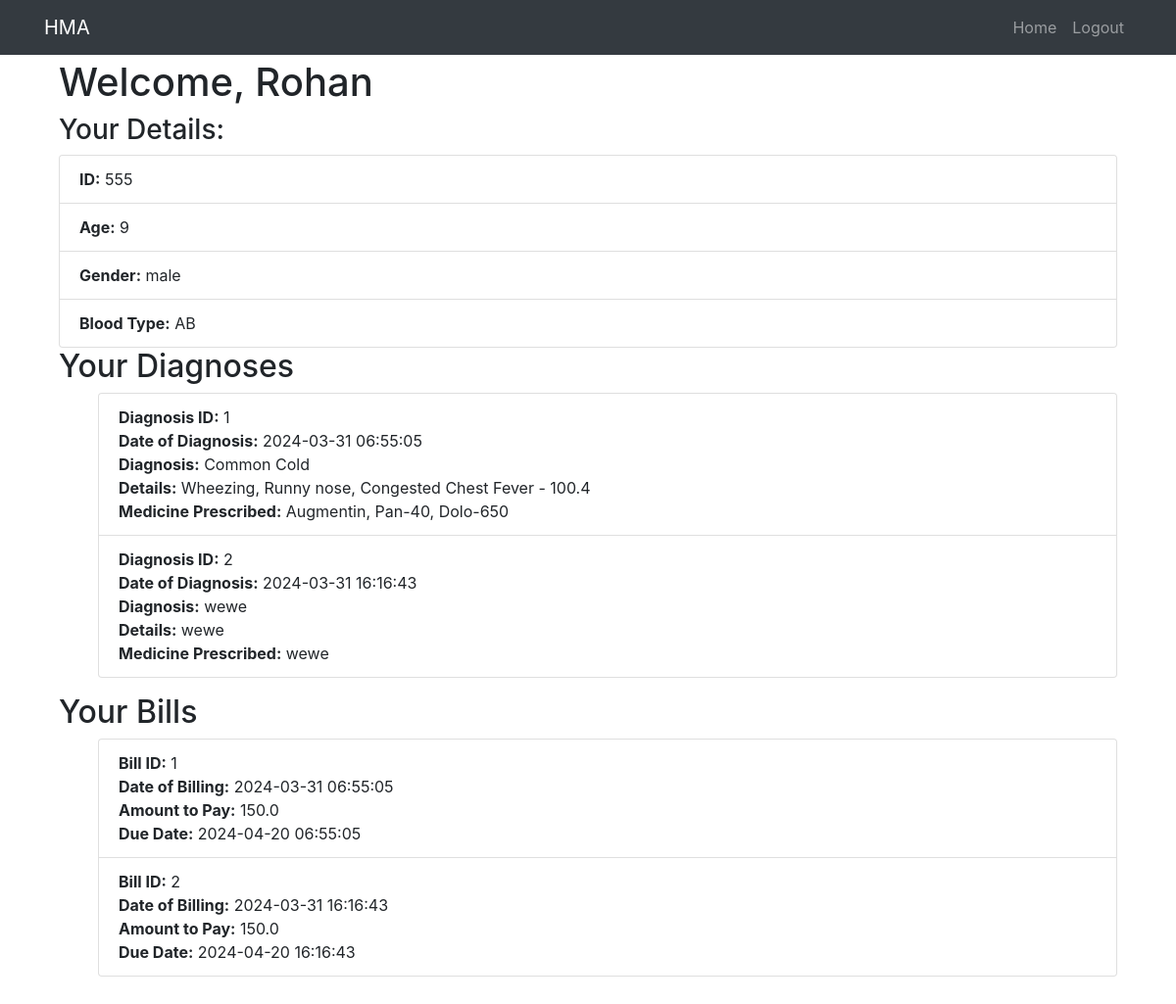
The app's page / (signed in) with its own data.
### website/models.py (models this page shows)
class Patient(db.Model, UserMixin):
    id = db.Column(db.Integer, primary_key=True)
    email = db.Column(db.String(150), unique=True)
    password = db.Column(db.String(150))
    first_name = db.Column(db.String(150))
    last_name = db.Column(db.String(150))
    date_of_birth = db.Column(db.Date)
    phone_number = db.Column(db.String(20))
    gender = db.Column(db.String(10))
    address = db.Column(db.String(255))
    blood_type = db.Column(db.String(10))
    diagnoses = db.relationship('Diagnosis', back_populates='patient', lazy=True)
    @hybrid_property
    def age(self):
        today = date.today()
        age = today.year - self.date_of_birth.year - ((today.month, today.day) < (self.date_of_birth.month, self.date_of_birth.day))
        return age

class Diagnosis(db.Model):
    id = db.Column(db.Integer, primary_key=True)
    date = db.Column(db.DateTime(timezone=True), default=func.now())
    diagnosis = db.Column(db.String(255))  # Field for diagnosis
    details = db.Column(db.String(1000))    # Field for additional details
    medicine_prescribed = db.Column(db.String(500))  # Field for prescribed medicine
    patient_id = db.Column(db.Integer, db.ForeignKey('patient.id'), nullable=False)
    doctor_id = db.Column(db.Integer, db.ForeignKey('doctor.id'), nullable=False)
    patient = db.relationship('Patient', back_populates='diagnoses')
    doctor = db.relationship('Doctor', back_populates='diagnoses')

class Bill(db.Model):
    id = db.Column(db.Integer, primary_key=True)
    amount = db.Column(db.Float, nullable=False)
    date = db.Column(db.DateTime(timezone=True), default=func.now())
    patient_id = db.Column(db.Integer, db.ForeignKey('patient.id'), nullable=False)
    doctor_id = db.Column(db.Integer, db.ForeignKey('doctor.id'), nullable=False)
    patient = db.relationship('Patient', foreign_keys=[patient_id], backref=db.backref('bills', lazy=True))
    doctor = db.relationship('Doctor', foreign_keys=[doctor_id], backref=db.backref('bills', lazy=True))
    @hybrid_property
    def due_date(self):
        return self.date + timedelta(days=20)

### website/views.py (the view, shortened to what this page needs)
@views.route('/', methods=['GET', 'POST'])
@login_required
def home():
    bills = []  # Initialize bills variable
    if current_user.__class__.__name__ == 'Doctor':
        diagnoses = Diagnosis.query.filter_by(doctor_id=current_user.id).all()
    elif current_user.__class__.__name__ == 'Patient':
        diagnoses = Diagnosis.query.filter_by(patient_id=current_user.id).all()
        bills = Bill.query.filter_by(patient_id=current_user.id).all()
    return render_template("home.html", diagnoses=diagnoses, bills=bills)

### website/__init__.py (called while the page is built)
def create_app():
    app = Flask(__name__)
    app.config['SECRET_KEY'] = 'hjshjhdjah kjshkjdhjs'
    app.config['SQLALCHEMY_DATABASE_URI'] = f'sqlite:///{DB_NAME}'
    db.init_app(app)
    from .views import views
    from .auth import auth
    from .models import Doctor, Patient, Diagnosis
    create_database(app)
    app.register_blueprint(views, url_prefix='/')
    app.register_blueprint(auth, url_prefix='/auth')    #for prefix you can set url like/auth/hello
    login_manager = LoginManager()
    login_manager.login_view = 'auth.sign_up_page' # Where to go if not logged in
    login_manager.init_app(app)               # Telling login manager which app to work in
    @login_manager.user_loader
    def load_user(id):
        return Doctor.query.get(int(id)) or Patient.query.get(int(id))
    return app

### website/templates/home.html (shortened to what this page needs)
{% extends "base.html" %}
{% block content %}
    <div class="container">
        {% if current_user.is_authenticated %}
            {% if current_user.__class__.__name__ == 'Doctor' %}
                <div class="row">
                    <div class="col-md-6">
                        <h1>Welcome, Dr. {{ current_user.first_name }}</h1>
                        <h3>Your Details:</h3>
                        <ul class="list-group">
                            <li class="list-group-item"><strong>ID:</strong> {{ current_user.id }}</li>
                            <li class="list-group-item"><strong>Age:</strong> {{ current_user.age }}</li>
                            <li class="list-group-item"><strong>Gender:</strong> {{ current_user.gender }}</li>
                            <li class="list-group-item"><strong>Specialization:</strong> {{ current_user.specialization }}</li>
                        </ul>
                    </div>
                    <div class="col-md-6">
                        <h2>Input Diagnosis Data</h2>
                        <form method="POST">
                            <div class="form-group">
                                <label for="patientId">Patient ID</label>
                                <input type="text" class="form-control" id="patientId" name="patientId" placeholder="Enter patient ID">
                            </div>
                            <div class="form-group">
                                <label for="diagnosis">Diagnosis</label>
                                <input type="text" class="form-control" id="diagnosis" name="diagnosis" placeholder="Enter diagnosis">
                            </div>
                            <div class="form-group">
                                <label for="details">Details</label>
                                <textarea class="form-control" id="details" name="details" rows="3" placeholder="Enter additional details"></textarea>
                            </div>
                            <div class="form-group">
                                <label for="medicine">Medicine Prescribed</label>
                                <input type="text" class="form-control" id="medicine" name="medicine" placeholder="Enter prescribed medicine">
                            </div>
                            <button type="submit" class="btn btn-primary">Submit Diagnosis</button>
                        </form>
                    </div>
                </div>
                <div class="row mt-5">
                    <div class="col-md-12">
                        <h2>Existing Diagnoses</h2>
                        <ul class="list-group">
                            {% for diagnosis in diagnoses %}
                                <li class="list-group-item">
                                    <strong>Diagnosis ID:</strong> {{ diagnosis.id }}<br>
                                    <strong>Date of Diagnosis:</strong> {{ diagnosis.date }}<br>
                                    <strong>Patient Name:</strong>{{ diagnosis.patient.first_name }} {{ diagnosis.patient.last_name }}<br>
                                    <strong>Diagnosis:</strong> {{ diagnosis.diagnosis }}<br>
                                    <strong>Details:</strong> {{ diagnosis.details }}<br>
                                    <strong>Medicine Prescribed:</strong> {{ diagnosis.medicine_prescribed }}
                                </li>
                            {% endfor %}
                        </ul>
                    </div>
                </div>
            {% elif current_user.__class__.__name__ == 'Patient' %}
                <h1>Welcome, {{ current_user.first_name }}</h1>
                <h3>Your Details:</h3>
                <ul class="list-group">
                    <li class="list-group-item"><strong>ID:</strong> {{ current_user.id }}</li>
                    <li class="list-group-item"><strong>Age:</strong> {{ current_user.age }}</li>
                    <li class="list-group-item"><strong>Gender:</strong> {{ current_user.gender }}</li>
                    <li class="list-group-item"><strong>Blood Type:</strong> {{ current_user.blood_type }}</li>
                </ul>
                <h2>Your Diagnoses</h2>
                <ul>
                    {% for diagnosis in diagnoses %}
                        <li class="list-group-item">
                            <strong>Diagnosis ID:</strong> {{ diagnosis.id }}<br>
                            <strong>Date of Diagnosis:</strong> {{ diagnosis.date }}<br>
                            <strong>Diagnosis:</strong> {{ diagnosis.diagnosis }}<br>
                            <strong>Details:</strong> {{ diagnosis.details }}<br>
                            <strong>Medicine Prescribed:</strong> {{ diagnosis.medicine_prescribed }}
                        </li>
                    {% endfor %}
                </ul>
                <h2>Your Bills</h2>
                <ul>
                    {% for bill in bills %}
                        <li class="list-group-item">
                            <strong>Bill ID:</strong> {{ bill.id }}<br>
                            <strong>Date of Billing:</strong> {{ bill.date }}<br>
                            <strong>Amount to Pay:</strong> {{ bill.amount }}<br>
                            <strong>Due Date:</strong> {{ bill.due_date }}<br>
                        </li>
                    {% endfor %}
                </ul>
            {% endif %}
        {% else %}
            <p>Please login to view content.</p>
        {% endif %}
    </div>
{% endblock %}

### website/templates/base.html (shortened to what this page needs)
<!DOCTYPE html>
<html lang="en">
<head>
    <link rel="stylesheet" href="https://stackpath.bootstrapcdn.com/bootstrap/4.4.1/css/bootstrap.min.css">
    <link rel="stylesheet" href="https://stackpath.bootstrapcdn.com/font-awesome/4.7.0/css/font-awesome.min.css">
</head>
<body>
    <nav class="navbar navbar-expand-lg navbar-dark bg-dark fixed-top">
        <div class="container">
            <a class="navbar-brand" href="/">HMA</a>
            <div class="collapse navbar-collapse" id="navbar">
                <div class="navbar-nav ml-auto">
                    {% if current_user.is_authenticated %}
                    <a class="nav-item nav-link" href="/">Home</a>
                    <a class="nav-item nav-link" id="logout" href="/auth/logout">Logout</a>
                    {% else %}
                    <a class="nav-item nav-link" href="/auth/emp_login">Employee Login</a>
                    <a class="nav-item nav-link" href="/auth/pat_login">Patient Login</a>
                    <a class="nav-item nav-link" href="/auth/sign-up">Sign Up</a>
                    {% endif %}
                </div>
            </div>
        </div>
    </nav>
    <div class="container">
        {% block content %} {% endblock %}
    </div>
</body>
</html>

### website/templates/base.html (style rules this page uses)
body { padding-top: 60px; padding-bottom: 60px; }
.navbar { margin-bottom: 20px; }

### records on screen
Patient: first_name "Rohan", id "555", age "9", gender "male", blood_type "AB"
Diagnosis: id "1", date "2024-03-31 06:55:05", diagnosis "Common Cold", details "Wheezing, Runny nose, Congested Chest Fever - 100.4", medicine_prescribed "Augmentin, Pan-40, Dolo-650"
Diagnosis: id "2", date "2024-03-31 16:16:43", diagnosis "wewe", details "wewe", medicine_prescribed "wewe"
Bill: id "1", date "2024-03-31 06:55:05", amount "150.0", due_date "2024-04-20 06:55:05"
Bill: id "2", date "2024-03-31 16:16:43", amount "150.0", due_date "2024-04-20 16:16:43"
